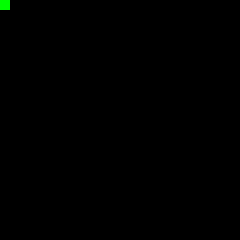
#> input picture adworld/misc/Challenge_area/双色块/out.gif, 240 x 240 px
$ python exp.py
#> lines starting #> are read from the running program, lines starting #| are printed output that depends on the picture
#!/usr/bin/env python3

import numpy as np
from PIL import Image
from PIL import ImageSequence

im = Image.open("out.gif")
#> im is the input picture: PIL image 240x240 P; mean R, G, B 0, 0.4, 0

im.save("gif-000.png")
qr_im = Image.new("RGB", im.size)
#> qr_im: PIL image 240x240 RGB; every value is 0

idx = 0
for frame in ImageSequence.Iterator(im):
    x = (idx % 24) * 10
    y = (idx // 24) * 10
    im_crop = frame.crop((x, y, x + 10, y + 10))
    qr_im.paste(im_crop, (x, y))

    idx += 1
#> this loop made 576 passes
#> (x, y) on passes 1 to 3: (0, 0), (10, 0), (20, 0)
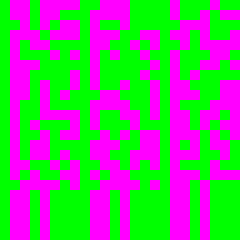
#> qr_im: PIL image 240x240 RGB; mean R, G, B 115.5, 139.5, 115.5
#> after the loop, idx = 576

qr_im.show()
qr_im.save("qr.png")
